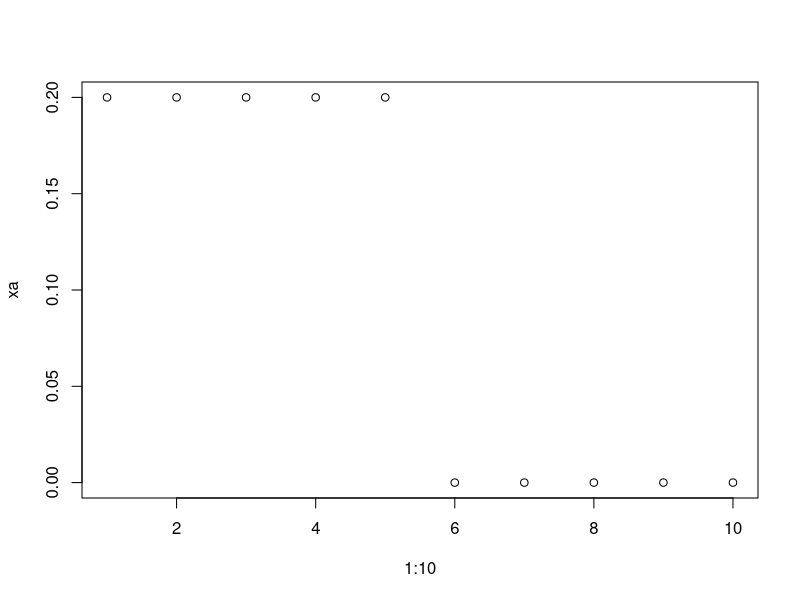
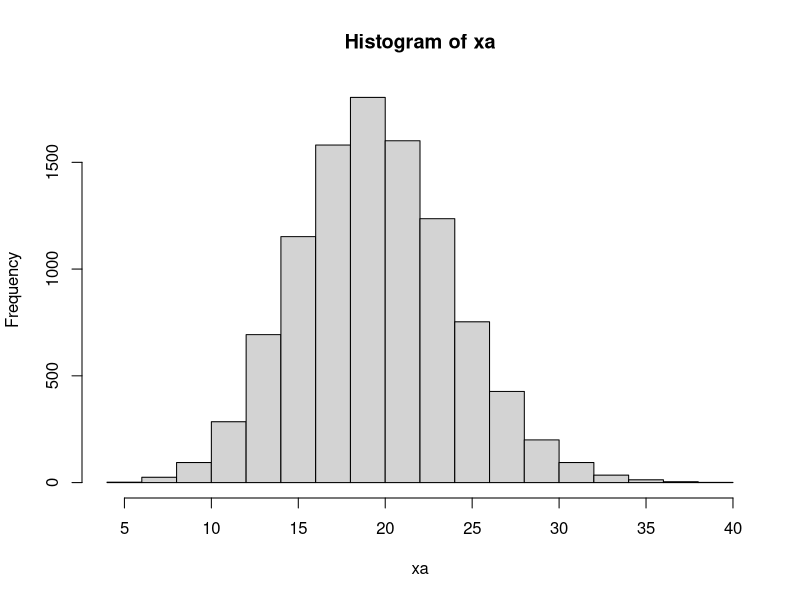
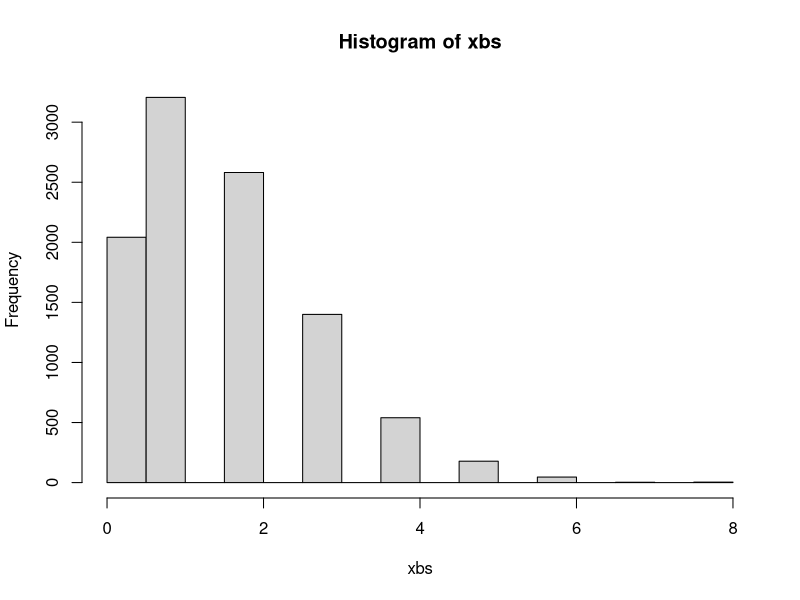
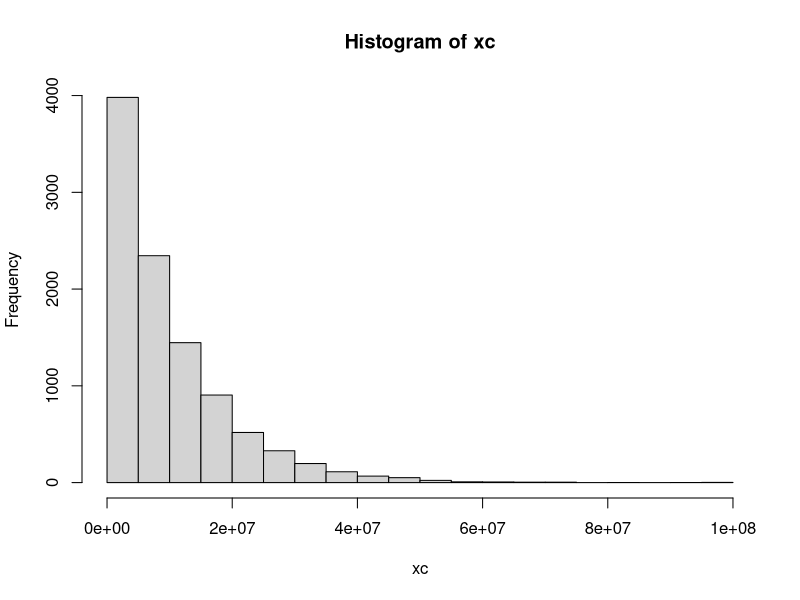

Reproduce these figures in R, in order.
## ---- chunk 1
library(dplyr)
knitr::opts_chunk$set(echo = TRUE)
## ---- chunk 2
xa <- dbinom(x= 15, size = 30, prob = 0.5)
paste(round(xa,3), "is the Probability")
## ---- chunk 3
xb <- 1 - pbinom(q = 20, size = 30,prob = 0.5 )
paste(round(xb,3), "is the Probability")
## ---- chunk 4
xc <- pbinom(q = 4, size = 30, prob = 1/3)
paste(round(xc,3), "is the Probability")
## ---- chunk 5
xa <- ppois(q = 39,lambda = 30) - ppois(q = 20,lambda = 30)
paste(round(xa,3), "is the Probability")
## ---- chunk 6
Secondsinyear <- 60*60*24*365.25
paste(Secondsinyear, "is no of seconds in a year")
## ---- chunk 7
xc <- max(rpois(n = Secondsinyear,lambda = 30))
paste(xc, "is the maxinum number of pings over an year")
## ---- chunk 8
# Calculating 
xd <- qpois(p = 0.9999999999,lambda = 30)
paste(xd, "is the Alarm rate for dos attack")
## ---- chunk 9
xa <- dunif(x = 1:10,0,5)
plot(1:10,xa)
## ---- chunk 10
xb <- 1 - punif(q = 1, min = 0, max = 5)
paste(round(xb,3), "is the Probability")
## ---- chunk 11
xc <- punif(q = 3,min = 0,max = 5)/punif(q = 4,min = 0,max = 5)
paste(round(xc,3), "is the Probability")
## ---- chunk 12
xa = 1 - pnorm(q = 60, mean = 50, sd = 5)
paste(round(xa,3), "is the Probability")
## ---- chunk 13
xb = qnorm(p = 0.1, mean = 50, sd = 5 )
paste(round(xb,3),"is the length")
## ---- chunk 14
xc = qnorm(p = 0.3, mean = 50, sd = 5)
paste(round(xc,3),"is the length")
## ---- chunk 15
xa = pnorm(q = 90, mean = 80, sd = 10) - pnorm(q = 70, mean = 80, sd = 10) 
paste(round(xa,3), "is the Probability")  
## ---- chunk 16
xb = pnorm(q = 100, mean = 80, sd = 10) - pnorm(q = 60, mean = 80, sd = 10) 
paste(round(xb,3), "is the Probability")  
## ---- chunk 17
xc = pnorm(q = 110, mean = 80, sd = 10) - pnorm(q = 50, mean = 80, sd = 10) 
paste(round(xc,3), "is the Probability")  
## ---- chunk 18
xsa = pnorm(q = 1, mean = 0, sd = 1) - pnorm(q = -1, mean = 0, sd = 1) 
paste(round(xsa,3), "is the Probability")  
## ---- chunk 19
xsb = pnorm(q = 2, mean = 0, sd = 1) - pnorm(q = -2, mean = 0, sd = 1) 
paste(round(xsb,3), "is the Probability")  
## ---- chunk 20
xsc = pnorm(q = 3, mean = 0, sd = 1) - pnorm(q = -3, mean = 0, sd = 1) 
paste(round(xsc,3), "is the Probability")  
## ---- chunk 21
xa = pnorm(q = 1.9, mean = 2, sd = 0.05)
paste(round(xa,3), "is the Proportion")
## ---- chunk 22
xb = 1 - pnorm(q = 2.1, mean = 2, sd = 0.05)
paste(round(xb,3), "is the Proportion")
## ---- chunk 23
xc = qnorm(p = 0.8, mean = 2, sd = 0.05)
paste(round(xc,3), "is the length")  
## ---- chunk 24
xd = qnorm(p = 0.2, mean = 2, sd = 0.05)
paste(round(xd,3), "is the length")  
## ---- chunk 25
xa <- rpois(n = 10000, 5*4)
hist(xa)
## ---- chunk 26
xb <- lapply(1:10000 ,function(x) sum(sample(x = 0:1, size = xa[x] 
                                      ,replace = TRUE, prob = c(0.92,0.08))))

xbs <- c()
for (i in 1:10000){
  xbs[i] <- xb[[i]]}
hist(xbs)

## ---- chunk 27
# Expected mean = 1/lamda for exponential distribution so 
xc <- rexp(xbs,1/10000000)
hist(xc)
## ---- chunk 28
xd <- length(xc[xc > 26000000])/100
paste(round(xd,3), "is the Percentage")
## ---- chunk 29
#case 1 - Money spent on R&D
xa1 <- rpois(n = 10000, 6*4)
xb1 <- lapply(1:10000 ,function(x)sum(sample(x = 0:1, size = xa1[x]
                                      ,replace = TRUE, prob = c(0.92,0.08))))

xbs1 <- c()
for (i in 1:10000){
  xbs1[i] <- xb1[[i]]}

xc1 <- rexp(xbs1,1/10000000)
xd1 <- mean(xc1)

#case 2 - Money spent on marketing
xa2 <- rpois(n = 10000, 5*4)
xb2 <- lapply(1:10000 ,function(x) sum(sample(x = 0:1, size = xa2[x]
                                       ,replace = TRUE, prob = c(0.92,0.08))))

xbs2 <- c()
for (i in 1:10000){
  xbs2[i] <- xb2[[i]]}

xc2 <- rexp(xbs2,1/12000000)
xd2 <- mean(xc2)

round(xd1) 
round(xd2)

paste("Spending money on marketing would yeild more revenue")
